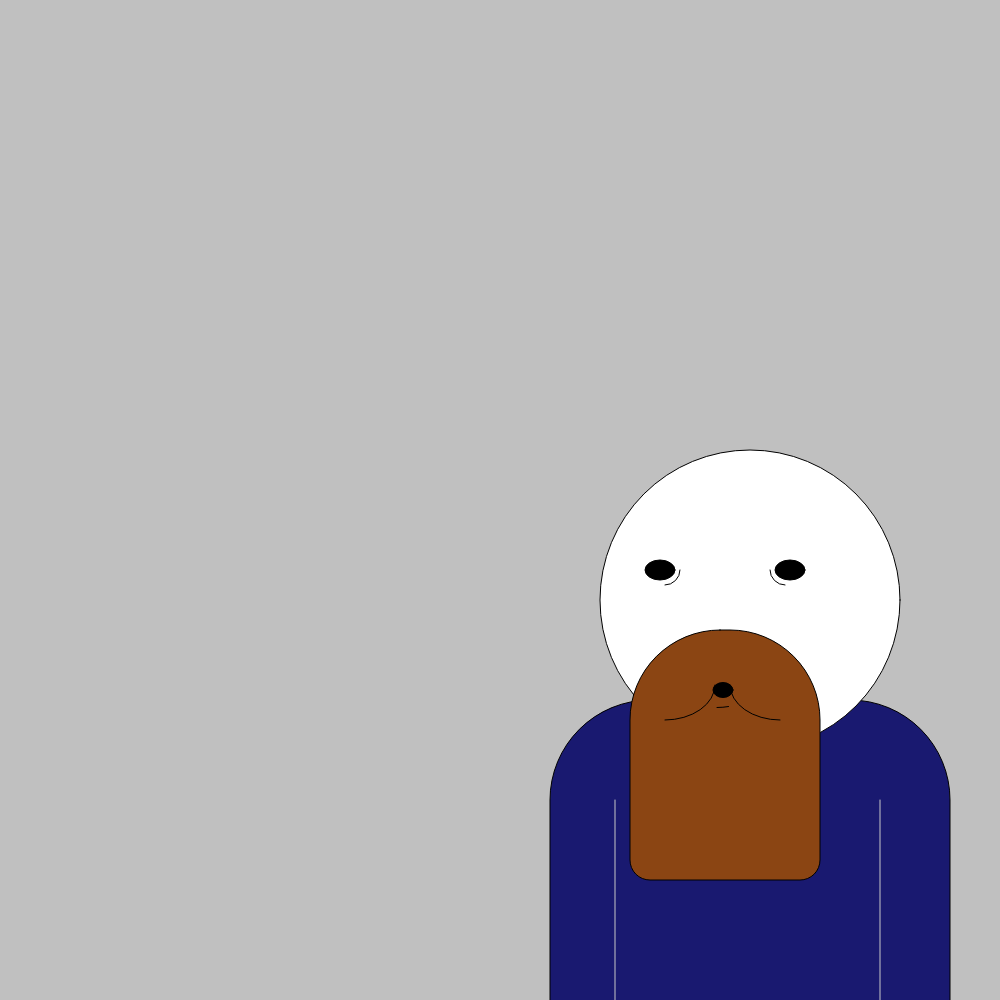
Frame 1 (no input)
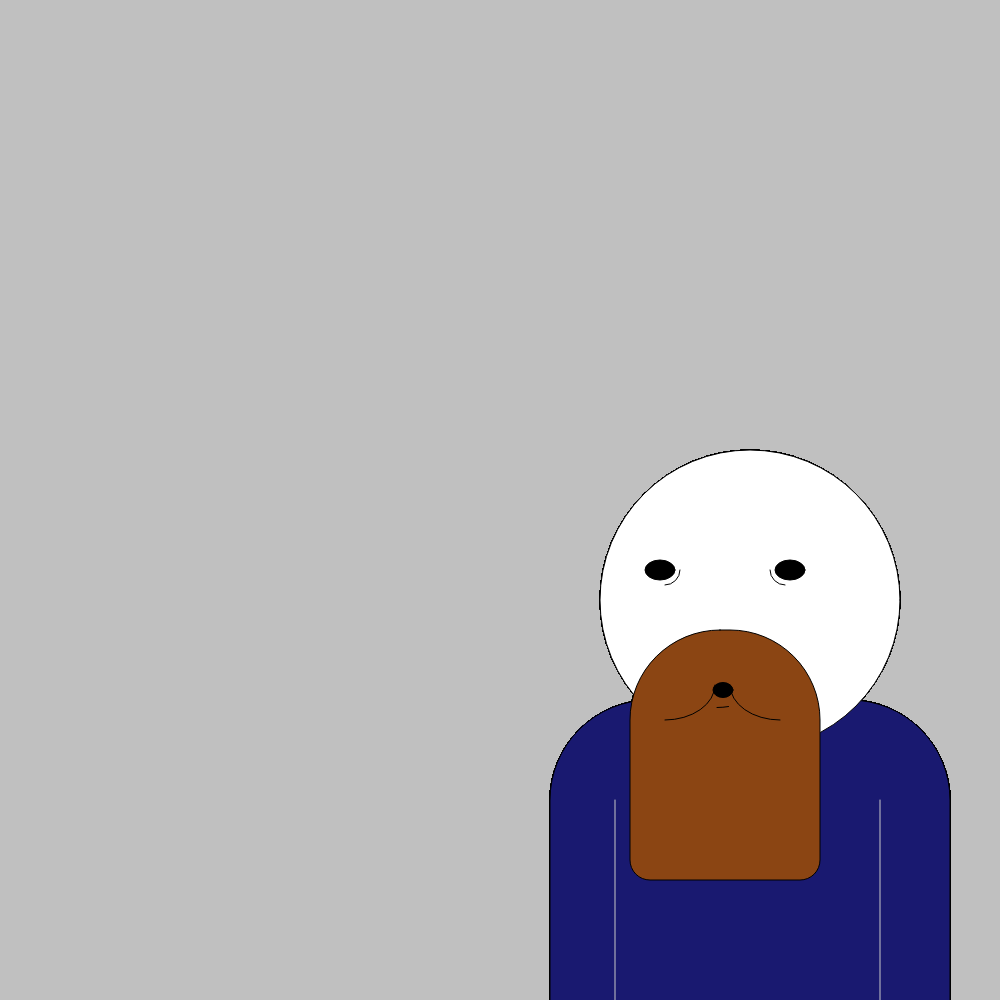
Frame 60 (no input)
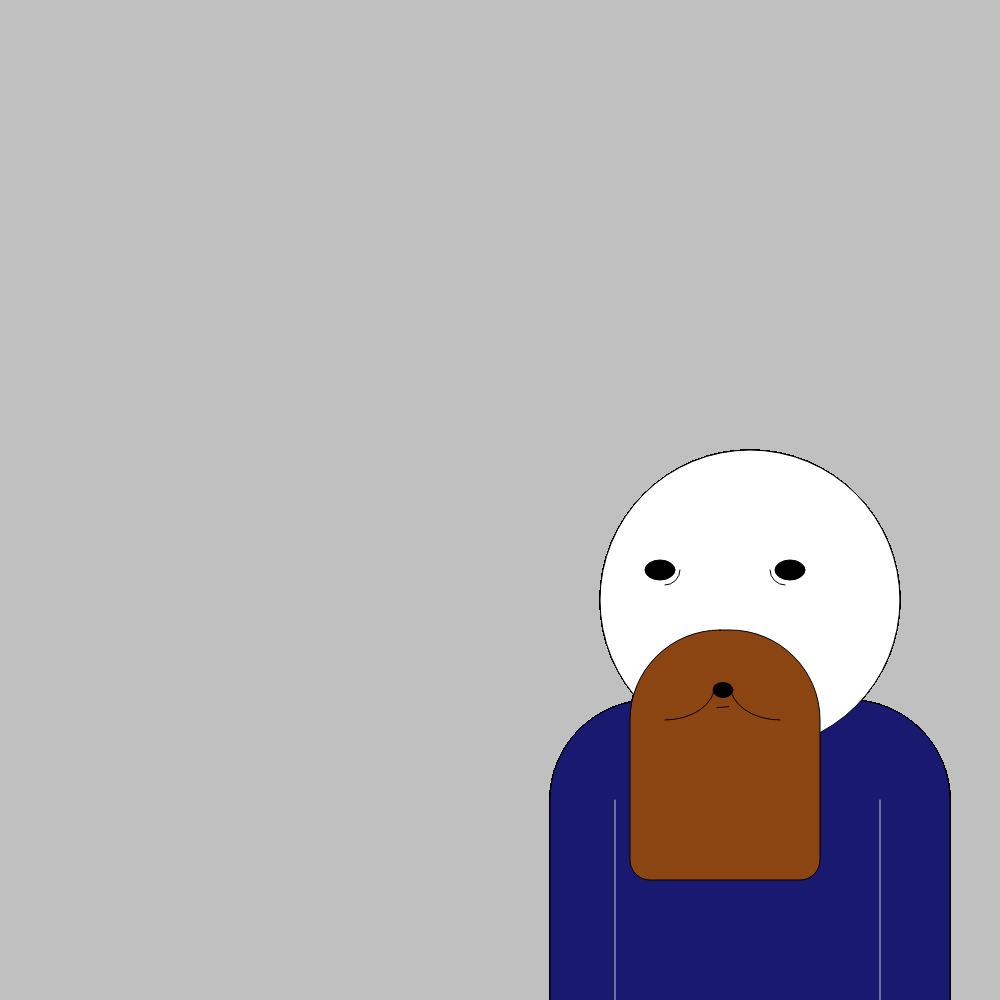
Frame 120 (the mouse pressed at the canvas centre since frame 60)

The p5.js sketch that drew these frames (run headless with seeded random() and noise() and a simulated clock; from frame 60 on, the mouse is pressed at the canvas centre):

// p5.js sketch
// ── sketch.js
function setup() {
createCanvas(1000,1000);
background(192,192,192);

}

//body
function draw() {
fill(25,25,112);
rect(550,700,400,600,100,100,0,0);

//the head
translate(250,100);
fill(255,255,255);
ellipse(500,500,300,300);

//eyes
push();
translate(0, -30);
fill(0);
ellipse(410,500,30,20);
ellipse(540,500,30,20);
noFill();
arc(415,500,30,30,TWO_PI,HALF_PI);
arc(535,500,30,30,HALF_PI,PI);
pop();

// beard
push();
fill(139,69,19);
rect(380,530,190,250,90,90,20,20);
pop();

//month
push();
fill(0,0,0);
ellipse(473,590,20,15);
noFill();
arc(415,585,100,70,TWO_PI,HALF_PI);
arc(530,585,100,70,HALF_PI,PI);
arc(467,595,60,25,QUARTER_PI,PI-HALF_PI);
pop();

//arms
push();
stroke(200);
line(630,700,630,1000);
line(365,700,365,1000);
pop();


}
